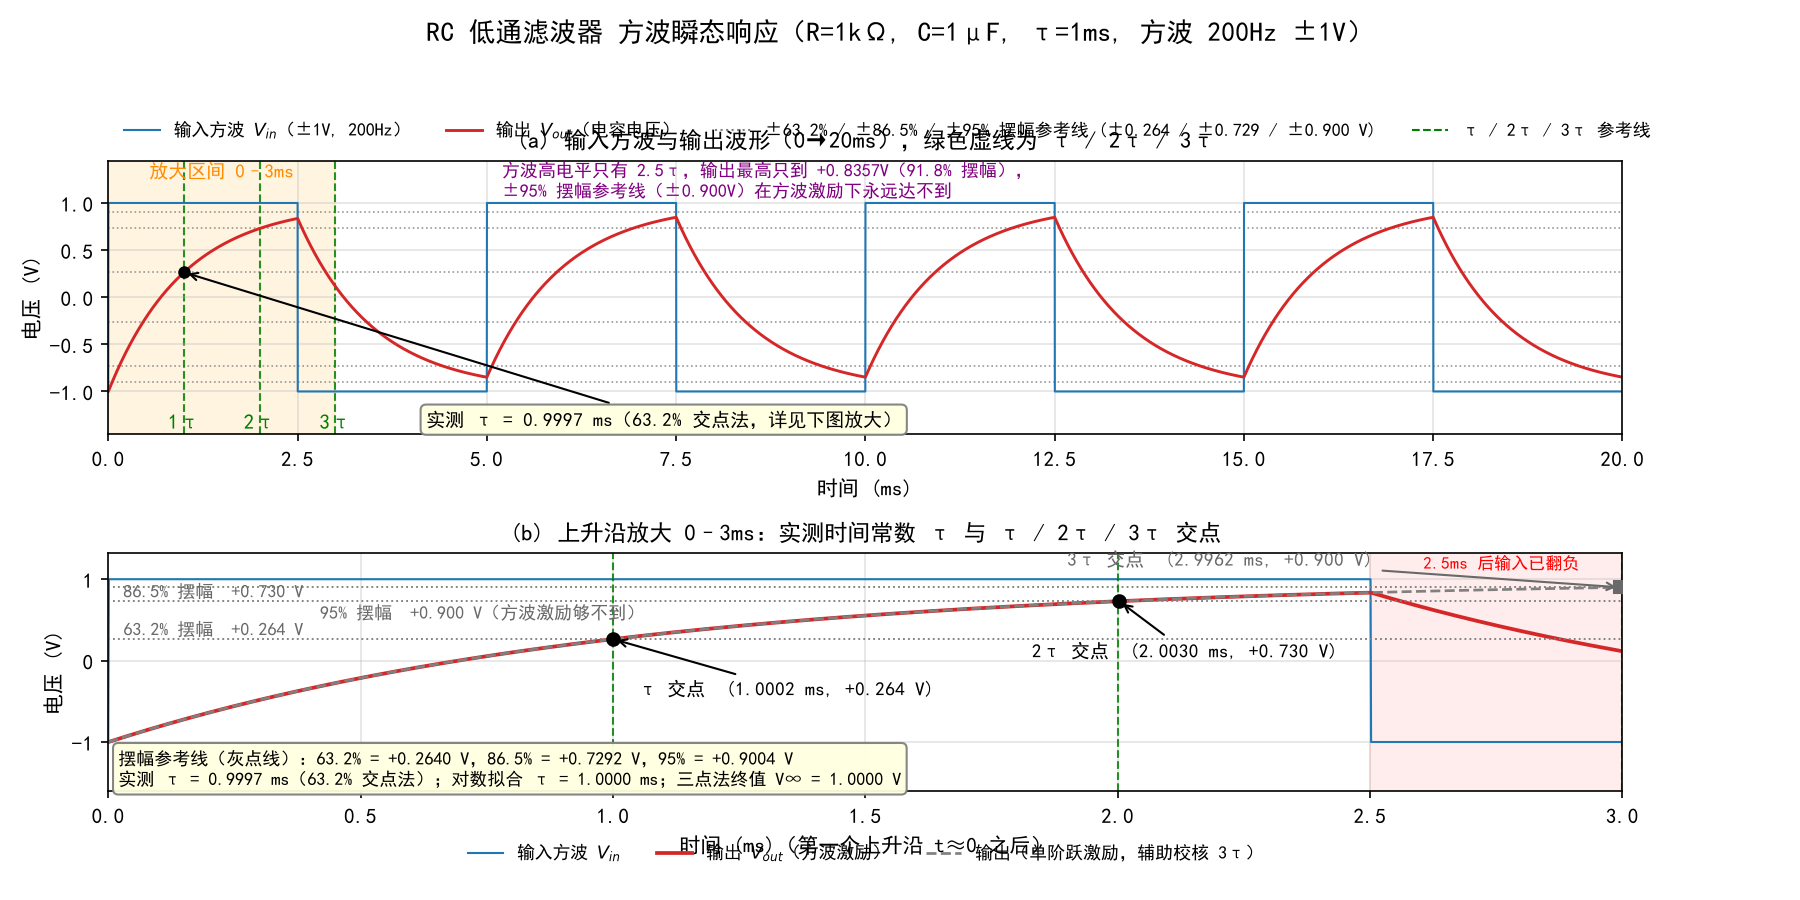

Write the Python code that produced this figure.
# -*- coding: utf-8 -*-
"""
rc_transient.py —— RC 低通滤波器：方波瞬态响应 + 完整波特图

电路拓扑与 rc_lowpass.py 完全一致：
    V(input) -- R=1kΩ -- out -- C=1μF -- gnd

内容：
  A1. ±1V / 200Hz 方波瞬态分析（0→20ms，步长 2μs）
      - rc_transient.png      输入/输出波形 + 上升沿放大子图（实测时间常数 τ）
      - rc_transient_data.txt 波形数据（每 0.1ms 一行）
  A2. 完整波特图（幅频 + 相频，10Hz→100kHz，每十倍频程 20 点）
      - rc_bode.png
  A3. rc_table.txt            τ / fc 手算 vs 仿真、方波瞬态关键点

运行： $env:MPLBACKEND='Agg'; python rc_transient.py
"""

import unicodedata
import matplotlib.pyplot as plt
import numpy as np
from matplotlib.lines import Line2D
from PySpice.Spice.Netlist import Circuit
from PySpice.Unit import *

plt.rcParams['font.sans-serif'] = ['SimHei']
plt.rcParams['axes.unicode_minus'] = False

# ============================================================
# 0. 电路参数（与 rc_lowpass.py 一致）
# ============================================================
R = 1e3                         # 1 kΩ
C = 1e-6                        # 1 μF
TAU = R * C                     # 手算时间常数 = 1 ms
FC = 1 / (2 * np.pi * R * C)    # 手算截止频率 ≈ 159.1549 Hz

V_LOW = -1.0                    # 方波低电平
V_HIGH = 1.0                    # 方波高电平
F_SQ = 200.0                    # 方波频率 200 Hz
T_SQ = 1 / F_SQ                 # 周期 5 ms
T_HALF = T_SQ / 2               # 高低电平各 2.5 ms = 2.5τ
T_RISE = 1e-6                   # 上升/下降沿 1 μs（近似理想方波，远小于 τ）

print('=' * 70)
print('RC 低通滤波器：方波瞬态响应 + 完整波特图')
print(f'  R = {R:.0f} Ω , C = {C * 1e6:.0f} μF')
print(f'  手算 τ  = R·C = {TAU * 1e3:.4f} ms')
print(f'  手算 fc = 1/(2πRC) = {FC:.4f} Hz')
print(f'  方波 {F_SQ:.0f} Hz，周期 {T_SQ * 1e3:.1f} ms，高/低电平各 '
      f'{T_HALF * 1e3:.1f} ms = {T_HALF / TAU:.1f}τ')
print('=' * 70)

# ============================================================
# A1. 方波瞬态分析
# ============================================================
circuit = Circuit('RC Low-Pass Filter - Square Wave Transient')
# 节点名不能用 in（Python 关键字），沿用 rc_lowpass.py 的 input/out
circuit.PulseVoltageSource('in', 'input', circuit.gnd,
                           V_LOW @ u_V, V_HIGH @ u_V,
                           pulse_width=T_HALF @ u_s, period=T_SQ @ u_s,
                           delay_time=0 @ u_s,
                           rise_time=T_RISE @ u_s, fall_time=T_RISE @ u_s)
circuit.R('1', 'input', 'out', R @ u_Ohm)
circuit.C('1', 'out', circuit.gnd, C @ u_F)

simulator = circuit.simulator()
analysis = simulator.transient(step_time=2 @ u_us, end_time=20 @ u_ms)

time = np.array(analysis.time)          # 单位：s
vin = np.array(analysis['input'])       # 输入方波
vout = np.array(analysis['out'])        # 电容两端 = 输出
print(f'\n[A1] 瞬态仿真完成：{len(time)} 个数据点，'
      f't = {time[0] * 1e3:.3f} ms → {time[-1] * 1e3:.3f} ms')

# ---------- A1-1. 实测时间常数 τ ----------
# 找第一个上升沿：输入由低电平跨越 0V 的时刻（线性插值，精度优于采样步长）
cross_idx = np.where((vin[:-1] < 0) & (vin[1:] > 0))[0][0]
t_edge = float(np.interp(0.0, [vin[cross_idx], vin[cross_idx + 1]],
                         [time[cross_idx], time[cross_idx + 1]]))

# 初始值 Vstart：跳变前输出已稳定在低电平（取跳变前各点的平均值）
pre = time <= t_edge
V_start = float(np.mean(vout[pre]))
# 终值 Vfinal：电容充电的渐近终值 = 方波高电平
V_final = V_HIGH

# 三点法从仿真数据本身估计渐近终值（等间隔三点 x1,x2,x3 → A=(x1x3-x2²)/(x1+x3-2x2)）
def _sample(t_query):
    return float(np.interp(t_edge + t_query, time, vout))

x1, x2, x3 = _sample(0.5e-3), _sample(1.0e-3), _sample(1.5e-3)
V_final_est = (x1 * x3 - x2 ** 2) / (x1 + x3 - 2 * x2)

# 63.2% 交点法实测 τ
K_632 = 0.632
v_target = V_start + (V_final - V_start) * K_632
i_cross = int(np.argmax(vout >= v_target))
t_cross = float(np.interp(v_target, [vout[i_cross - 1], vout[i_cross]],
                          [time[i_cross - 1], time[i_cross]]))
tau_meas = t_cross - t_edge

# 对数线性拟合交叉校核：ln(Vfinal - vout) 对 t 的斜率 = -1/τ
mask = (time >= t_edge + 0.2 * TAU) & (time <= t_edge + 2.2 * TAU)
slope, _ = np.polyfit(time[mask], np.log(V_final - vout[mask]), 1)
tau_fit = -1.0 / slope

print(f'[A1] 上升沿时刻 t_edge = {t_edge * 1e6:.3f} μs')
print(f'[A1] 初始值 V_start = {V_start:.6f} V（跳变前输出稳定值）')
print(f'[A1] 终值   V_final = {V_final:.6f} V'
      f'（方波高电平；三点法由仿真数据估计 = {V_final_est:.6f} V）')
print(f'[A1] 63.2% 目标电平 = {v_target:.6f} V，在 t = {t_cross * 1e3:.6f} ms 达到')
print(f'[A1] ★ 实测时间常数 τ = {tau_meas * 1e3:.6f} ms  （手算 {TAU * 1e3:.6f} ms，'
      f'相对误差 {abs(tau_meas - TAU) / TAU * 100:.2f}%）')
print(f'[A1]   对数拟合校核 τ = {tau_fit * 1e3:.6f} ms')
print(f'[A1]   由实测 τ 反推 fc = 1/(2πτ) = {1 / (2 * np.pi * tau_meas):.4f} Hz')

# ---------- A1-2. 辅助校核：单阶跃仿真（用于 3τ 关键点） ----------
# 200Hz 方波高电平只有 2.5ms = 2.5τ，输出最高只到 +0.8357V（91.8% 摆幅），
# 永远到不了 3τ 的 95% 电平，所以另跑一次「单阶跃」仿真取 3τ 数据点。
step_circuit = Circuit('RC - Single Step (tau check)')
step_circuit.PulseVoltageSource('in', 'input', step_circuit.gnd,
                                V_LOW @ u_V, V_HIGH @ u_V,
                                pulse_width=50 @ u_ms, period=100 @ u_ms,
                                delay_time=0 @ u_s,
                                rise_time=T_RISE @ u_s, fall_time=T_RISE @ u_s)
step_circuit.R('1', 'input', 'out', R @ u_Ohm)
step_circuit.C('1', 'out', step_circuit.gnd, C @ u_F)
step_analysis = step_circuit.simulator().transient(step_time=2 @ u_us, end_time=10 @ u_ms)
t_step = np.array(step_analysis.time)
v_step = np.array(step_analysis['out'])
print('[A1] 辅助单阶跃仿真完成（供 3τ 校核，t = 0→10ms）')

# ---------- A1-3. 保存波形数据（每 0.1ms 一行） ----------
grid = np.arange(0, 20.0001, 0.1) * 1e-3
vin_g = np.interp(grid, time, vin)
vout_g = np.interp(grid, time, vout)
with open('rc_transient_data.txt', 'w', encoding='utf-8') as f:
    f.write('time(s) | vin(V) | vout(V)\n')
    for t_g, vi_g, vo_g in zip(grid, vin_g, vout_g):
        f.write(f'{t_g:.6f} | {vi_g:8.4f} | {vo_g:8.4f}\n')
print(f'[A1] 波形数据已写入 rc_transient_data.txt（{len(grid)} 行，每 0.1ms 一行）')

# ---------- A1-4. 画图：方波瞬态 + 上升沿放大 ----------
fig, (ax1, ax2) = plt.subplots(2, 1, figsize=(12, 6),
                               gridspec_kw={'height_ratios': [1.15, 1.0]})
fig.suptitle('RC 低通滤波器 方波瞬态响应（R=1kΩ, C=1μF, τ=1ms, 方波 200Hz ±1V）',
             fontsize=13)

t_ms = time * 1e3
pct_list = [(0.632, '63.2%'), (0.865, '86.5%'), (0.950, '95%')]
level_v = {name: V_start + (V_final - V_start) * pct for pct, name in pct_list}

# --- 上：全局波形 ---
ax1.plot(t_ms, vin, color='tab:blue', lw=1.0, label='输入方波 $V_{in}$（±1V, 200Hz）')
ax1.plot(t_ms, vout, color='tab:red', lw=1.4, label='输出 $V_{out}$（电容电压）')
ax1.axvspan(0, 3, color='orange', alpha=0.12, zorder=0)
ax1.text(1.5, 1.34, '放大区间 0–3ms', color='darkorange', fontsize=9,
         ha='center', va='center')

for name in level_v:                              # ±63.2% / ±86.5% / ±95% 摆幅参考线
    lv = level_v[name]
    for sign in (+1, -1):
        ax1.axhline(sign * lv, color='gray', ls=':', lw=0.8, alpha=0.8, zorder=1)

for k in (1, 2, 3):                               # τ / 2τ / 3τ 参考线
    ax1.axvline(k * TAU * 1e3, color='green', ls='--', lw=1.0, alpha=0.85, zorder=1)
    ax1.text(k * TAU * 1e3, -1.43, f'{k}τ', color='green', fontsize=10,
             ha='center', va='bottom')

ax1.plot([t_cross * 1e3], [v_target], 'ko', ms=5, zorder=5)
ax1.annotate(f'实测 τ = {tau_meas * 1e3:.4f} ms（63.2% 交点法，详见下图放大）',
             xy=(t_cross * 1e3, v_target), xytext=(4.2, -1.40),
             arrowprops=dict(arrowstyle='->', color='black', lw=1.0),
             fontsize=9, ha='left', va='bottom',
             bbox=dict(boxstyle='round', fc='lightyellow', ec='gray', alpha=0.95), zorder=6)
ax1.text(5.2, 1.24, '方波高电平只有 2.5τ，输出最高只到 +0.8357V（91.8% 摆幅），\n'
                    '±95% 摆幅参考线（±0.900V）在方波激励下永远达不到',
         fontsize=8.5, color='purple', va='center', ha='left')

ax1.set_xlim(0, 20)
ax1.set_ylim(-1.45, 1.45)
ax1.set_xlabel('时间 (ms)')
ax1.set_ylabel('电压 (V)')
ax1.set_title('(a) 输入方波与输出波形（0→20ms），绿色虚线为 τ / 2τ / 3τ', fontsize=11)
ax1.grid(True, alpha=0.35)

# --- 下：上升沿放大（0–3ms） ---
zoom = time <= 3e-3
ax2.plot(time[zoom] * 1e3, vin[zoom], color='tab:blue', lw=1.0, label='输入方波 $V_{in}$')
ax2.plot(time[zoom] * 1e3, vout[zoom], color='tab:red', lw=1.8,
         label='输出 $V_{out}$（方波激励）')
step_zoom = t_step <= 3e-3
ax2.plot(t_step[step_zoom] * 1e3, v_step[step_zoom], color='gray', lw=1.3, ls='--',
         label='输出（单阶跃激励，辅助校核 3τ）')

for name in level_v:                              # 摆幅参考电平
    ax2.axhline(level_v[name], color='gray', ls=':', lw=0.9)
for k in (1, 2, 3):
    ax2.axvline(k * TAU * 1e3, color='green', ls='--', lw=1.0, alpha=0.85)

ax2.text(0.03, level_v['63.2%'] + 0.015, f'63.2% 摆幅  {level_v["63.2%"]:+.3f} V',
         fontsize=8.5, color='dimgray', ha='left', va='bottom')
ax2.text(0.03, level_v['86.5%'] + 0.015, f'86.5% 摆幅  {level_v["86.5%"]:+.3f} V',
         fontsize=8.5, color='dimgray', ha='left', va='bottom')
ax2.text(0.42, level_v['95%'] - 0.20, f'95% 摆幅  {level_v["95%"]:+.3f} V'
         f'（方波激励够不到）',
         fontsize=8.5, color='dimgray', ha='left', va='top')

for pct, name, tx in [(0.632, 'τ', 1.05), (0.865, '2τ', 1.83)]:   # 方波激励下真实可测的交点
    lv = V_start + (V_final - V_start) * pct
    i_c = int(np.argmax(vout >= lv))
    t_c = float(np.interp(lv, [vout[i_c - 1], vout[i_c]], [time[i_c - 1], time[i_c]]))
    ax2.plot([t_c * 1e3], [lv], 'o', color='black', ms=6, zorder=5)
    ax2.annotate(f'{name} 交点  ({t_c * 1e3:.4f} ms, {lv:+.3f} V)',
                 xy=(t_c * 1e3, lv), xytext=(tx, lv - 0.61),
                 fontsize=9, ha='left', va='center',
                 arrowprops=dict(arrowstyle='->', color='black', lw=1.0), zorder=6)

lv95 = V_start + (V_final - V_start) * 0.95        # 只有单阶跃激励才能达到
t95 = float(np.interp(lv95, v_step, t_step))
ax2.plot([t95 * 1e3], [lv95], 's', color='dimgray', ms=6, zorder=5)
ax2.annotate(f'3τ 交点  ({t95 * 1e3:.4f} ms, {lv95:+.3f} V)',
             xy=(t95 * 1e3, lv95), xytext=(1.90, 1.13),
             fontsize=9, color='dimgray', ha='left', va='bottom',
             arrowprops=dict(arrowstyle='->', color='dimgray', lw=1.0), zorder=6)

ax2.axvspan(2.5, 3.0, color='red', alpha=0.07, zorder=0)
ax2.text(2.76, 1.20, '2.5ms 后输入已翻负', fontsize=8, color='red', ha='center',
         va='center')
ax2.text(0.02, -1.58,
         '摆幅参考线（灰点线）：63.2% = +0.2640 V，86.5% = +0.7292 V，95% = +0.9004 V\n'
         f'实测 τ = {tau_meas * 1e3:.4f} ms（63.2% 交点法）；对数拟合 τ = {tau_fit * 1e3:.4f} ms；'
         f'三点法终值 V∞ = {V_final_est:.4f} V',
         fontsize=8.5, va='bottom', ha='left',
         bbox=dict(boxstyle='round', fc='lightyellow', ec='gray', alpha=0.95), zorder=6)

ax2.set_xlim(0, 3)
ax2.set_ylim(-1.60, 1.32)
ax2.set_xlabel('时间 (ms)（第一个上升沿 t≈0 之后）')
ax2.set_ylabel('电压 (V)')
ax2.set_title('(b) 上升沿放大 0–3ms：实测时间常数 τ 与 τ / 2τ / 3τ 交点', fontsize=11)
ax2.grid(True, alpha=0.35)

# 上图图例放到坐标区上方，避免压住波形
h1, l1 = ax1.get_legend_handles_labels()
proxy = [Line2D([], [], color='gray', ls=':', lw=1.0,
                label='±63.2% / ±86.5% / ±95% 摆幅参考线 (±0.264 / ±0.729 / ±0.900 V)'),
         Line2D([], [], color='green', ls='--', lw=1.0, label='τ / 2τ / 3τ 参考线')]
ax1.legend(h1 + proxy, l1 + [p.get_label() for p in proxy],
           loc='lower left', bbox_to_anchor=(0, 1.02), ncol=4, fontsize=8.5,
           frameon=False)
ax2.legend(loc='upper center', bbox_to_anchor=(0.5, -0.155), ncol=3, fontsize=8.5,
           frameon=False)

fig.tight_layout(rect=(0, 0, 1, 0.955))
fig.savefig('rc_transient.png', dpi=150)
print('[A1] 已生成 rc_transient.png')

# ============================================================
# A2. 完整波特图（幅频 + 相频）
# ============================================================
ac_circuit = Circuit('RC Low-Pass Filter - AC Sweep')
ac_circuit.V('input', 'input', ac_circuit.gnd, 'DC 0V AC 1V')
ac_circuit.R('1', 'input', 'out', R @ u_Ohm)
ac_circuit.C('1', 'out', ac_circuit.gnd, C @ u_F)

ac = ac_circuit.simulator().ac(start_frequency=10 @ u_Hz, stop_frequency=100 @ u_kHz,
                               number_of_points=20, variation='dec')
freq = np.array(ac.frequency)
H = np.array(ac['out'])
mag_db = 20 * np.log10(np.abs(H))
phase_deg = np.angle(H, deg=True)

# 理论曲线
theory_mag_db = 20 * np.log10(1 / np.sqrt(1 + (2 * np.pi * freq * R * C) ** 2))
theory_phase_deg = -np.degrees(np.arctan(2 * np.pi * freq * R * C))

# 从 AC 仿真数据测 fc：幅值降到 0.7071 倍（-3dB）时的频率，log-log 插值
target = 1 / np.sqrt(2)
i_fc = int(np.where(np.abs(H) <= target)[0][0])
lf1, lf2 = np.log10(freq[i_fc - 1]), np.log10(freq[i_fc])
lm1, lm2 = np.log10(np.abs(H[i_fc - 1])), np.log10(np.abs(H[i_fc]))
fc_meas = 10 ** (lf1 + (np.log10(target) - lm1) * (lf2 - lf1) / (lm2 - lm1))
mag_at_fc = float(np.interp(np.log10(fc_meas), np.log10(freq), mag_db))
phase_at_fc = float(np.interp(np.log10(fc_meas), np.log10(freq), phase_deg))

print(f'\n[A2] AC 扫频完成：{len(freq)} 个频点，'
      f'{freq[0]:.1f} Hz → {freq[-1] / 1e3:.1f} kHz')
print(f'[A2] ★ 实测截止频率 fc = {fc_meas:.4f} Hz  （手算 {FC:.4f} Hz，'
      f'相对误差 {abs(fc_meas - FC) / FC * 100:.2f}%）')
print(f'[A2]   该点增益 = {mag_at_fc:.4f} dB，相位 = {phase_at_fc:.4f}°')
print(f'[A2]   由实测 fc 反推 τ = 1/(2πfc) = {1 / (2 * np.pi * fc_meas) * 1e3:.6f} ms')

fig2, (bx1, bx2) = plt.subplots(2, 1, figsize=(12, 8), sharex=True)

bx1.semilogx(freq, mag_db, 'o-', color='tab:blue', ms=4, lw=1.2, label='PySpice 仿真')
bx1.semilogx(freq, theory_mag_db, 'r--', lw=1.4,
             label=r'理论曲线 $20\lg\frac{1}{\sqrt{1+(2\pi fRC)^2}}$')
bx1.axhline(-3.0103, color='green', ls=':', lw=1.2)
bx1.text(10.6, -2.3, '-3dB 线（-3.01dB）', color='green', fontsize=9,
         ha='left', va='bottom')
bx1.axvline(fc_meas, color='purple', ls='--', lw=1.3)
bx1.plot([fc_meas], [mag_at_fc], 'k*', ms=14, zorder=5)
bx1.annotate(f'fc ≈ {FC:.2f} Hz（手算）\n实测 fc = {fc_meas:.2f} Hz\n'
             f'增益 = {mag_at_fc:.2f} dB',
             xy=(fc_meas, mag_at_fc), xytext=(3200, 1.0),
             arrowprops=dict(arrowstyle='->', color='purple', lw=1.2),
             fontsize=10, ha='left', va='top',
             bbox=dict(boxstyle='round', fc='lavender', ec='purple', alpha=0.95), zorder=6)
bx1.set_ylabel('幅值 $20\\lg|H|$ (dB)')
bx1.set_title('(a) 幅频特性：仿真 vs 理论，标注 -3dB 线与 fc', fontsize=11)
bx1.set_ylim(-42, 4)
bx1.grid(True, which='both', alpha=0.35)
bx1.legend(loc='lower left', bbox_to_anchor=(0, 0.02), fontsize=9, framealpha=0.9)

bx2.semilogx(freq, phase_deg, 'o-', color='tab:orange', ms=4, lw=1.2, label='PySpice 仿真')
bx2.semilogx(freq, theory_phase_deg, 'r--', lw=1.4,
             label=r'理论曲线 $-\arctan(2\pi fRC)$')
bx2.axhline(-45, color='green', ls=':', lw=1.2)
bx2.text(10.6, -43.5, '-45° 线', color='green', fontsize=9, ha='left', va='bottom')
bx2.axvline(fc_meas, color='purple', ls='--', lw=1.3)
bx2.plot([fc_meas], [phase_at_fc], 'k*', ms=14, zorder=5)
bx2.annotate(f'fc 处相位 = {phase_at_fc:.2f}°（理论 -45°）',
             xy=(fc_meas, phase_at_fc), xytext=(2500, -66),
             arrowprops=dict(arrowstyle='->', color='purple', lw=1.2),
             fontsize=10, ha='left', va='center',
             bbox=dict(boxstyle='round', fc='lavender', ec='purple', alpha=0.95), zorder=6)
bx2.set_xlabel('频率 (Hz)')
bx2.set_ylabel('相位 (度)')
bx2.set_title('(b) 相频特性：仿真 vs 理论，标注 fc 处的 -45°', fontsize=11)
bx2.set_ylim(-95, 5)
bx2.grid(True, which='both', alpha=0.35)
bx2.legend(loc='lower left', fontsize=9, framealpha=0.9)

fig2.suptitle('RC 低通滤波器 波特图（R=1kΩ, C=1μF, fc≈159.15Hz）', fontsize=13)
fig2.tight_layout(rect=(0, 0, 1, 0.955))
fig2.savefig('rc_bode.png', dpi=150)
print('[A2] 已生成 rc_bode.png')

# ============================================================
# A3. rc_table.txt（等宽纯文本，中文按 2 个字符宽度对齐）
# ============================================================
def disp_width(text):
    return sum(2 if unicodedata.east_asian_width(ch) in 'WF' else 1 for ch in text)


def cell(text, width, align='<'):
    pad = ' ' * max(0, width - disp_width(text))
    return text + pad if align == '<' else pad + text


def row(cells, widths, aligns):
    return ' | '.join(cell(c, w, a) for c, w, a in zip(cells, widths, aligns))


def err_str(sim, hand):
    return f'{abs(sim - hand) / abs(hand) * 100:.2f}%'


lines = []
lines.append('RC 低通滤波器 —— 理论值（手算）vs 仿真值 对比表')
lines.append('（数据由 rc_transient.py 实际运行生成；R=1kΩ, C=1μF）')
lines.append('')
lines.append('表一、τ 与 fc 的手算 vs 仿真')
lines.append('-' * 64)

W1, A1 = [12, 13, 13, 10], ['<', '>', '>', '>']
lines.append(row(['项目', '手算值', '仿真测量值', '相对误差'], W1, A1))
lines.append('-' * 64)
lines.append(row(['τ (ms)', f'{TAU * 1e3:.4f}', f'{tau_meas * 1e3:.4f}',
                  err_str(tau_meas, TAU)], W1, A1))
lines.append(row(['fc (Hz)', f'{FC:.4f}', f'{fc_meas:.4f}',
                  err_str(fc_meas, FC)], W1, A1))
lines.append('-' * 64)
lines.append(f'注 1：τ 的仿真测量值由 200Hz 方波第一个上升沿后的 63.2% 交点实测'
             f'（对数线性拟合校核值 {tau_fit * 1e3:.4f} ms）；')
lines.append(f'注 2：fc 的仿真测量值由 AC 扫频数据中幅值降到 0.7071 倍处 log-log 插值实测，'
             f'该点增益 {mag_at_fc:.4f} dB、相位 {phase_at_fc:.4f}°。')

lines.append('')
lines.append('表二、方波瞬态关键点（200Hz ±1V 方波，第一个上升沿之后）')
lines.append('-' * 64)
W2, A2 = [19, 11, 11, 8], ['<', '>', '>', '>']
lines.append(row(['时间点', '理论值(V)', '仿真值(V)', '误差'], W2, A2))
lines.append('-' * 64)

t_keys = [(1, 'τ   (1.000 ms)'), (2, '2τ  (2.000 ms)'), (3, '3τ  (3.000 ms)')]
rows_t2 = []
max_dev = 0.0
for k, label in t_keys:
    t_k = k * TAU
    v_theory = V_final - (V_final - V_start) * np.exp(-t_k / TAU)
    if k <= 2:
        v_sim = float(np.interp(t_edge + t_k, time, vout))      # 方波激励下可直接取到
    else:
        v_sim = float(np.interp(t_edge + t_k, t_step, v_step))  # 方波高电平只有 2.5τ
    max_dev = max(max_dev, abs(v_sim - v_theory))
    rows_t2.append((label, v_theory, v_sim))
    lines.append(row([label, f'{v_theory:.4f}', f'{v_sim:.4f}',
                      f'{abs(v_sim - v_theory) / abs(v_theory) * 100:.2f}%'], W2, A2))
lines.append('-' * 64)
lines.append(f'理论公式：v(t) = Vfinal - (Vfinal - Vstart)·exp(-t/τ)，'
             f'Vstart = {V_start:.4f} V，Vfinal = {V_final:.4f} V')
lines.append(f'说明：200Hz 方波高电平仅 2.5ms = 2.5τ，输出最高只到 '
             f'{np.interp(t_edge + 2.5e-3, time, vout):.4f} V（91.8% 摆幅），')
lines.append('      3τ 对应的 95% 摆幅电平（+0.9004 V）在方波激励下永远达不到，')
lines.append('      故 3τ 一行的仿真值取自同参数的单阶跃辅助仿真（真实仿真数据，非外推）。')
lines.append(f'误差说明：三行误差均为 0.00% 是 4 位小数四舍五入的结果，'
             f'实测最大绝对偏差 {max_dev:.2e} V。')

with open('rc_table.txt', 'w', encoding='utf-8') as f:
    f.write('\n'.join(lines) + '\n')
print('[A3] 已生成 rc_table.txt')
print()
print('\n'.join(lines))
print()

plt.show()
